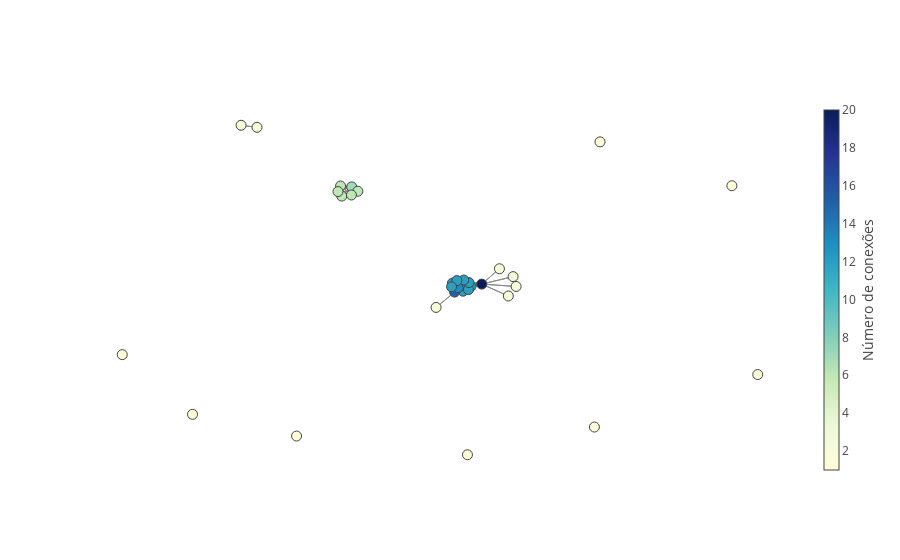

Notebook cell for this chart:
### Code cell
offline.iplot(create_viz_network(nx.from_pandas_edgelist(
    relacoes[relacoes['numlegislatura'] == 54], 
    source = 'deputado_x', 
    target = 'deputado_y',
    create_using = nx.MultiGraph()
))[0])

### Figure 1 — Plotly figure (JSON) as saved in the notebook; plotly's stock layout.template omitted (floating-point values rounded to 4 significant figures; data arrays with more than 128 entries replaced by an {"elided": "..."} marker saying what was removed)
{"data": [{"line": {"color": "#888", "width": 1}, "mode": "lines", "text": [], "type": "scatter", "uid": "3df11e", "x": {"elided": "648 float values"}, "y": {"elided": "648 float values"}}, {"hoverinfo": "text", "marker": {"cauto": true, "cmax": 20, "cmin": 1, "color": [1, 3, 1, 12, 1, 1, 2, 1, 12, 6, 7, 2, 2, 12, 1, 6, 15, 12, 1, 20, 6, 2, 2, 12, 13, 12, 1, 12, 6, 6, 2, 12, 12], "colorbar": {"thickness": 15, "title": "Número de conexões", "titleside": "right", "xanchor": "left"}, "colorscale": "YlGnBu", "line": {"width": 1}, "reversescale": true, "showscale": true, "size": 10}, "mode": "markers", "text": ["ROBERTO DE LUCENA<br># de conexões: 1.0", "JOÃO CAMPOS<br># de conexões: 3.0", "HENRIQUE AFONSO<br># de conexões: 1.0", "CLÁUDIO PUTY<br># de conexões: 12.0", "TAKAYAMA<br># de conexões: 1.0", "ANDRE MOURA<br># de conexões: 1.0", "DR. PAULO CÉSAR<br># de conexões: 2.0", "SUELI VIDIGAL<br># de conexões: 1.0", "AFONSO FLORENCE<br># de conexões: 12.0", "RICARDO IZAR<br># de conexões: 6.0", "JANDIRA FEGHALI<br># de conexões: 7.0", "ALBERTO FILHO<br># de conexões: 2.0", "LEONARDO PICCIANI<br># de conexões: 2.0", "ASSIS CARVALHO<br># de conexões: 12.0", "GIVALDO CARIMBÃO<br># de conexões: 1.0", "ARNALDO FARIA DE SÁ<br># de conexões: 6.0", "PASTOR MARCO FELICIANO<br># de conexões: 15.0", "JEAN WYLLYS<br># de conexões: 12.0", "ODAIR CUNHA<br># de conexões: 1.0", "EDUARDO CUNHA<br># de conexões: 20.0", "CARLOS BEZERRA<br># de conexões: 6.0", "JÔ MORAES<br># de conexões: 2.0", "NAZARENO FONTELES<br># de conexões: 2.0", "ERIKA KOKAY<br># de conexões: 12.0", "EROS BIONDINI<br># de conexões: 13.0", "PEDRO EUGÊNIO<br># de conexões: 12.0", "CLEBER VERDE<br># de conexões: 1.0", "SERGIO ZVEITER<br># de conexões: 12.0", "LAERCIO OLIVEIRA<br># de conexões: 6.0", "SILVIO COSTA<br># de conexões: 6.0", "DR. ROSINHA<br># de conexões: 2.0", "DEVANIR RIBEIRO<br># de conexões: 12.0", "JOÃO DADO<br># de conexões: 12.0"], "type": "scatter", "uid": "0e749d", "x": [0.9197, 0.2217, -0.8935, 0.07888, 0.09148, 0.8459, 0.001931, -0.693, 0.1013, -0.2671, -0.2388, 0.1827, 0.208, 0.07725, 0.4537, -0.2706, 0.05473, 0.09426, -0.3961, 0.1322, -0.2779, -0.509, -0.5544, 0.09567, 0.06526, 0.08093, 0.4697, 0.0484, -0.2212, -0.2396, 0.2303, 0.06132, 0.0461], "y": [-0.5554, -0.01277, -0.4451, -0.09342, -1, 0.491, -0.1835, -0.7761, -0.0679, 0.4337, 0.4845, 0.03084, -0.1201, -0.05621, -0.8464, 0.4896, -0.09858, -0.08482, -0.8964, -0.05433, 0.4587, 0.8147, 0.8262, -0.04588, -0.07415, -0.03177, 0.7341, -0.04919, 0.4605, 0.4397, -0.06727, -0.03475, -0.06942]}], "layout": {"autosize": true, "hovermode": "closest", "showlegend": false, "titlefont": {"size": 16}, "xaxis": {"autorange": true, "range": [-1.015, 1.041], "showgrid": false, "showticklabels": false, "type": "linear", "zeroline": false}, "yaxis": {"autorange": true, "range": [-1.156, 0.9827], "showgrid": false, "showticklabels": false, "type": "linear", "zeroline": false}}}
